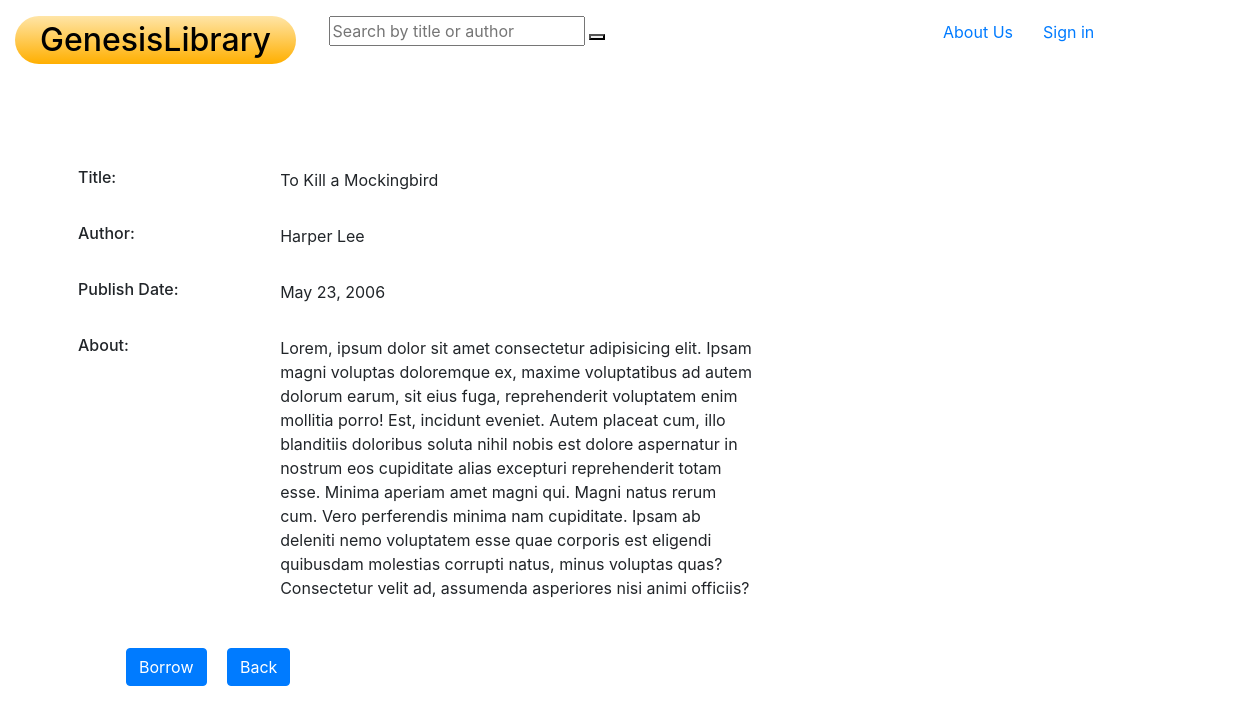
The app's page /display/2 with its own data.
### libraryGenesis_app/models.py (models this page shows)
class Book(models.Model):
    title = models.CharField(max_length=255)
    author = models.CharField(max_length=255)
    genre = models.CharField(max_length=100)
    publish_date = models.DateField()
    price = models.IntegerField()
    days_avaliable = models.IntegerField()
    about = models.TextField()
    users = models.ManyToManyField(User, related_name="books")
    created_at = models.DateTimeField(auto_now_add = True)
    updated_at = models.DateTimeField(auto_now = True)
    objects = BookManager()

### libraryGenesis_app/views.py (the view)
# urls.py: path('display/<int:book_id>', views.display),
def display(request, book_id):
    book = Book.objects.get(id=book_id)
    context = {
        'book': book
    }
    return render(request,'display.html', context)

### libraryGenesis_app/templates/display.html (shortened to what this page needs)
<!DOCTYPE html>
<html lang="en">
<head>
    {% load static %}
    <link rel="stylesheet" href="{% static 'style.css' %}">
    <link rel="stylesheet" href="https://stackpath.bootstrapcdn.com/bootstrap/4.5.0/css/bootstrap.min.css">
</head>
<body>
    <div class="container-fluid">
        <div class="row dashboard-header mt-3">
            <div class="col-sm">
                <h2 class="gradient"><a class="no-decoration" href="/">GenesisLibrary</a></h2>
            </div>
            <div class="col-sm-6 search-form">
                <form action="/" method="get">
                    <input type="text" name="q" placeholder="Search by title or author" id="search" value="{{ request.GET.q }}"/>
                    <button></button>
                </form>
            </div>
            <div class="row  text-right extra-width m-1">
                <div class="col-sm-4  pl-1  text-left">
                    <a href="/about">About Us</a>
                </div>
                {% if request.session.uid %}
                    <div class="col-sm-3 mr-4 text-left">
                    <a href="/display_borrowed">Borrowed</a>
                    </div>
                    <div class="col-sm-4 text-left">
                    <a href="/logout">Log out</a>
                    </div>
                {% else %}
                <div class="col-sm-3 pl-1 text-left">
                    <a href="/display_login">Sign in</a>
                </div>
                {% endif %}
            </div>
        </div>
            <div class="col-sm mt-5 ml-5">
                <div class="form-group row">
                    <h6 class="col-sm-2 mt-5">Title: </h6>
                    <div class="col-sm-10 mt-5">
                        <p>{{book.title}}</p>
                    </div>
                </div>
                <div class="form-group row">
                    <h6 class="col-sm-2">Author: </h6>
                    <div class="col-sm-10">
                        <p>{{book.author}}</p>
                    </div>
                </div>
                <div class="form-group row">
                    <h6 class="col-sm-2">Publish Date: </h6>
                    <div class="col-sm-10">
                        <p>{{book.publish_date}}</p>
                    </div>
                </div>
                <div class="form-group row">
                    <h6 class="col-sm-2">About: </h6>
                    <div class="col-sm-5">
                        <p>{{book.about}}</p>
                    </div>
                </div>
                <a class="btn btn-primary mt-3 ml-5" href="/borrow_info/{{book.id}}" role="button">Borrow</a>
                <a class="btn btn-primary ml-3 mt-3" href="/" role="button">Back</a>
            </div>
    </div>
</body>
</html>

### libraryGenesis_app/static/style.css (style rules this page uses)
.gradient { background: linear-gradient(180deg, rgba(255,229,167,1) 0%, rgba(255,175,0,1) 100%); width: -moz-fit-content; width: fit-content; width: -moz-fit-content; padding: 5px 25px; border-radius: 100px; }
.extra-width { width: 300px; margin: 0; }
.no-decoration { color: black; }

### records on screen
Book: title "To Kill a Mockingbird", author "Harper Lee", publish_date "May 23, 2006", about "Lorem, ipsum dolor sit amet consectetur adipisicing elit. Ipsam magni voluptas doloremque ex, maxime voluptatibus ad autem dolorum earum, sit eius fuga, reprehenderit voluptatem enim mollitia porro! Est, incidunt eveniet. Autem placeat cum, illo blanditiis doloribus soluta nihil nobis est dolore aspernatur in nostrum eos cupiditate alias excepturi reprehenderit totam esse. Minima aperiam amet magni qui. Magni natus rerum cum. Vero perferendis minima nam cupiditate. Ipsam ab deleniti nemo voluptatem esse quae corporis est eligendi quibusdam molestias corrupti natus, minus voluptas quas? Consectetur velit ad, assumenda asperiores nisi animi officiis?"
